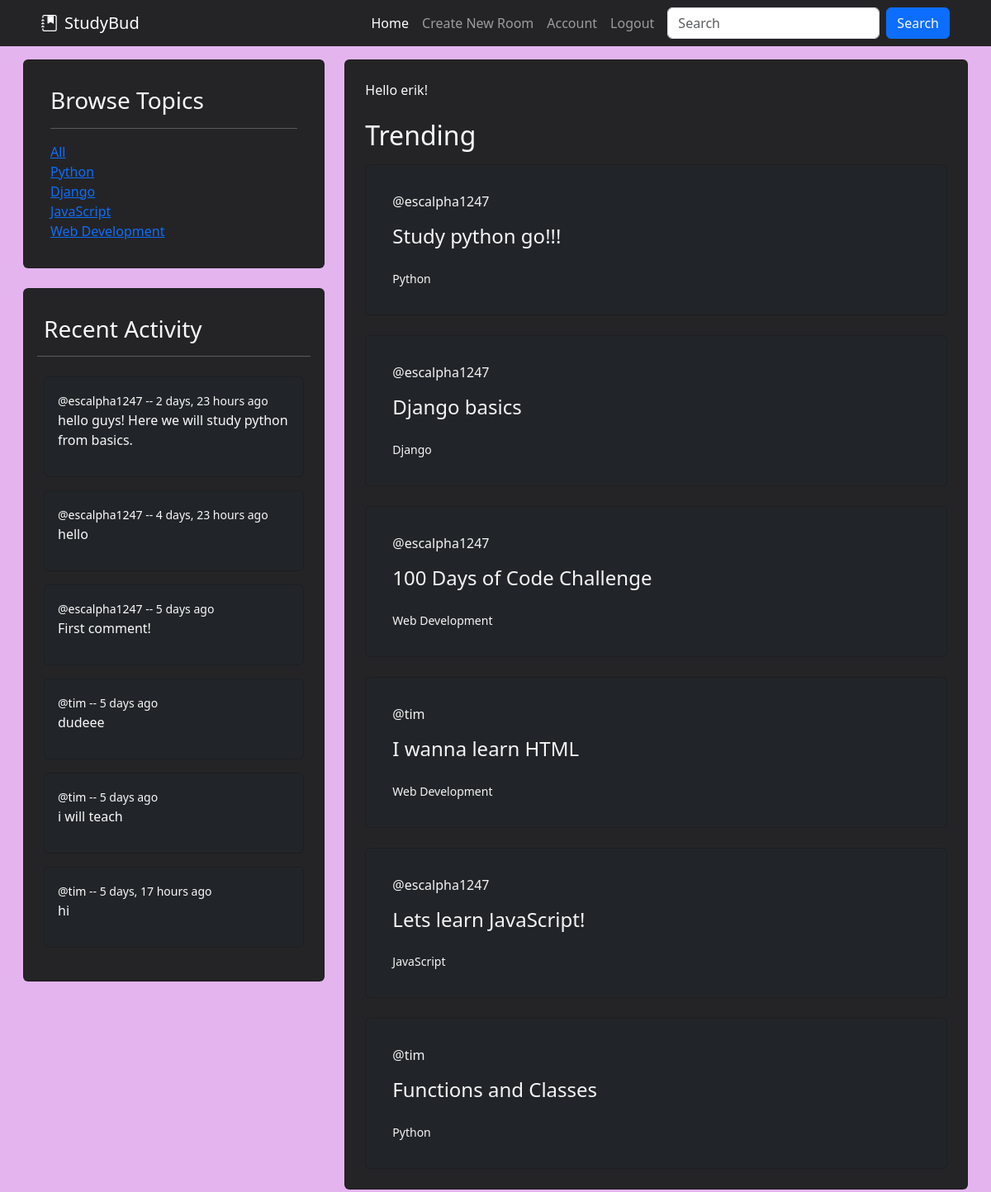
The page / (signed in) on the database its author committed.
### base/models.py (models this page shows, shortened)
class Topic(models.Model):
    name = models.CharField(max_length=200)

class Message(models.Model):
    user = models.ForeignKey(User, on_delete=models.CASCADE)
    room = models.ForeignKey(Room, on_delete=models.CASCADE) # This will delete all messages in a room after the room is deleted.
    body = models.TextField() # required
    updated = models.DateTimeField(auto_now=True) # takes snapshot everytime its saved
    created = models.DateTimeField(auto_now_add=True) # only takes snapshot when saved first time
    class Meta:
        ordering = ['-updated', '-created']
    def __str__(self):
        return self.body[0:50] # we want only first 50 messages for preview

class Room(models.Model):
    host = models.ForeignKey(User, on_delete=models.SET_NULL, null=True)
    topic = models.ForeignKey(Topic, on_delete=models.SET_NULL, null=True)
    name = models.CharField(max_length=200)
    description = models.TextField(null=True, blank=True) # Null is allowed, by default is false!
    participants = models.ManyToManyField(User, related_name='participants', blank=True)
    updated = models.DateTimeField(auto_now=True) # takes snapshot everytime its saved
    created = models.DateTimeField(auto_now_add=True) # only takes snapshot when saved first time
    class Meta:
        ordering = ['-updated', '-created'] # '-' sign makes newer one come at top

### base/views.py (the view)
# urls.py: path('', views.home, name="home"),
def home(request):
    q = request.GET.get('q') if request.GET.get('q') != None else ''
    rooms = Room.objects.filter(
        Q(topic__name__icontains=q) |
        Q(name__icontains=q) |
        Q(host__username__icontains=q) |
        Q(description__icontains=q)
    )
    topics = Topic.objects.all()
    room_messages = Message.objects.filter(Q(room__name__icontains=q))[:6]
    room_count = rooms.count()
    context = {'rooms': rooms, 'topics':topics, 'room_count':room_count, 'room_messages':room_messages}
    return render(request, 'base/home.html', context)

### base/templates/base/home.html (shortened to what this page needs)
{% extends 'main.html' %}
{% block content %}
<section class="container-fluid text-light" style="width: 100%;">
    <div class="row p-3">
        <div name="sidebar" class="container col-sm-4">
            {% include 'base/topics_comp.html' %}
            {% include 'base/activity_comp.html' %}
        </div>
        <div class="container col-sm-8">
            <div class="card" style="background-color: #242426;width: 3fr">
                {%if request.user.is_authenticated%}
                <p class="text-light px-4 pt-4 pb-0">Hello {{request.user}}!</p>
                {%endif%}
                <h2 class="text-light px-4 py-2">Trending</h2>
                {% include 'base/feed_comp.html' %}
            </div>
        </div>
    </div>
</section>
{% endblock content %}

### base/templates/base/topics_comp.html
<div class="container px-0 pb-4">
    <div class="card container text-light p-3" style="background-color: #242426;width: 1fr;">
        <div class="card-body">
            <h3 class="card-title">Browse Topics</h3>
            <hr />
            <div class="card-link">
                <a href="?q=">All</a>
            </div>
            {% for topic in topics %}
            <div class="card-link ms-auto">
                <a href="?q={{topic.name}}">{{ topic.name }}</a>
            </div>
            {% endfor %}
        </div>
    </div>
</div>

### base/templates/base/activity_comp.html (shortened to what this page needs)
<div class="container px-0 pb-4" style="width: 1fr;">
    <div class="card container text-light p-3" style="background-color: #242426;">
        <div class="card-body px-0">
            <h3 class="card-title px-2">Recent Activity</h3>
            <hr />
            {% for message in room_messages %}
                <div class="container-fluid p-2">
                    <div class="card bg-dark text-light">
                        <div class="card-body">
                            <small class="card-link"><a href="{% url 'profile' message.user.id %}" class="links">@{{message.user}}</a> -- {{message.created|timesince}} ago</small>
                            <p>{{message}}</p>
                        </div>
                    </div>
                </div>
            {% endfor %}
        </div>
    </div>
</div>

### base/templates/base/feed_comp.html (shortened to what this page needs)
<div class="row px-4">
    {% for room in rooms %}
    <div class="container pb-4">
        <div class="card bg-dark text-light p-3">
            <div class="card-body">
                <span class="card-link"><a style="color: whitesmoke; text-decoration: none;" href="{% url 'profile' room.host.id %}">@{{ room.host.username }}</a></span>
                <h4 class="card-title py-3">
                    <a href="{% url 'room' room.id %}" style="color: whitesmoke; text-decoration: none;" class="">{{ room.name }}</a>
                </h4>
                <small class="card-subtitle card-link mb-2 text-light"><a style="color: whitesmoke; text-decoration: none;" href="{% url 'home' %}?q={{room.topic.name}}">{{ room.topic.name }}</a></small>
            </div>
        </div>
    </div>
    {% endfor %}
</div>

### static/styles/main.css (style rules this page uses)
body { background-color:#e4b4ef; }

### base/templates/base/activity_comp.html (style rules this page uses)
.links { color: white; text-decoration: none; }

### rows shown on the page
Topic: name "Python"
Topic: name "Django"
Topic: name "JavaScript"
Topic: name "Web Development"
Message: user "escalpha1247", created "2 days, 23 hours", body "hello guys! Here we will study python from basics."
Message: user "escalpha1247", created "4 days, 23 hours", body "hello"
Message: user "escalpha1247", created "5 days", body "First comment!"
Message: user "tim", created "5 days", body "dudeee"
Message: user "tim", created "5 days", body "i will teach"
Message: user "tim", created "5 days, 17 hours", body "hi"
Room: host.username "escalpha1247", name "Study python go!!!", topic.name "Python"
Room: host.username "escalpha1247", name "Django basics", topic.name "Django"
Room: host.username "escalpha1247", name "100 Days of Code Challenge", topic.name "Web Development"
Room: host.username "tim", name "I wanna learn HTML", topic.name "Web Development"
Room: host.username "escalpha1247", name "Lets learn JavaScript!", topic.name "JavaScript"
Room: host.username "tim", name "Functions and Classes", topic.name "Python"

### other values the page prints
{{ request.user }} "erik"
